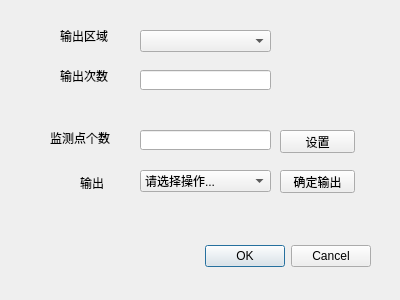
<?xml version="1.0" encoding="UTF-8"?>
<ui version="4.0">
 <class>Output</class>
 <widget class="QDialog" name="Output">
  <property name="geometry">
   <rect>
    <x>0</x>
    <y>0</y>
    <width>400</width>
    <height>300</height>
   </rect>
  </property>
  <property name="windowTitle">
   <string>output</string>
  </property>
  <widget class="QDialogButtonBox" name="buttonBox">
   <property name="geometry">
    <rect>
     <x>30</x>
     <y>240</y>
     <width>341</width>
     <height>32</height>
    </rect>
   </property>
   <property name="orientation">
    <enum>Qt::Horizontal</enum>
   </property>
   <property name="standardButtons">
    <set>QDialogButtonBox::Cancel|QDialogButtonBox::Ok</set>
   </property>
  </widget>
  <widget class="QLabel" name="label">
   <property name="geometry">
    <rect>
     <x>60</x>
     <y>30</y>
     <width>54</width>
     <height>12</height>
    </rect>
   </property>
   <property name="text">
    <string>输出区域</string>
   </property>
  </widget>
  <widget class="QComboBox" name="comboBox">
   <property name="geometry">
    <rect>
     <x>140</x>
     <y>30</y>
     <width>131</width>
     <height>22</height>
    </rect>
   </property>
  </widget>
  <widget class="QLabel" name="label_2">
   <property name="geometry">
    <rect>
     <x>60</x>
     <y>70</y>
     <width>54</width>
     <height>12</height>
    </rect>
   </property>
   <property name="text">
    <string>输出次数</string>
   </property>
  </widget>
  <widget class="QLineEdit" name="lineEdit">
   <property name="geometry">
    <rect>
     <x>140</x>
     <y>70</y>
     <width>131</width>
     <height>20</height>
    </rect>
   </property>
  </widget>
  <widget class="QLabel" name="label_3">
   <property name="geometry">
    <rect>
     <x>50</x>
     <y>130</y>
     <width>71</width>
     <height>16</height>
    </rect>
   </property>
   <property name="text">
    <string>监测点个数</string>
   </property>
  </widget>
  <widget class="QLabel" name="label_4">
   <property name="geometry">
    <rect>
     <x>80</x>
     <y>177</y>
     <width>54</width>
     <height>12</height>
    </rect>
   </property>
   <property name="text">
    <string>输出</string>
   </property>
  </widget>
  <widget class="QComboBox" name="comboBox_2">
   <property name="geometry">
    <rect>
     <x>140</x>
     <y>170</y>
     <width>131</width>
     <height>22</height>
    </rect>
   </property>
   <item>
    <property name="text">
     <string>请选择操作...</string>
    </property>
   </item>
   <item>
    <property name="text">
     <string>写文件</string>
    </property>
   </item>
   <item>
    <property name="text">
     <string>窗口输出</string>
    </property>
   </item>
   <item>
    <property name="text">
     <string>同时写文件和窗口输出</string>
    </property>
   </item>
  </widget>
  <widget class="QLineEdit" name="lineEdit_2">
   <property name="geometry">
    <rect>
     <x>140</x>
     <y>130</y>
     <width>131</width>
     <height>20</height>
    </rect>
   </property>
  </widget>
  <widget class="QPushButton" name="pushButton">
   <property name="geometry">
    <rect>
     <x>280</x>
     <y>130</y>
     <width>75</width>
     <height>23</height>
    </rect>
   </property>
   <property name="text">
    <string>设置</string>
   </property>
  </widget>
  <widget class="QPushButton" name="pushButton_2">
   <property name="geometry">
    <rect>
     <x>280</x>
     <y>170</y>
     <width>75</width>
     <height>23</height>
    </rect>
   </property>
   <property name="text">
    <string>确定输出</string>
   </property>
  </widget>
 </widget>
 <resources/>
 <connections>
  <connection>
   <sender>buttonBox</sender>
   <signal>accepted()</signal>
   <receiver>Output</receiver>
   <slot>accept()</slot>
   <hints>
    <hint type="sourcelabel">
     <x>248</x>
     <y>254</y>
    </hint>
    <hint type="destinationlabel">
     <x>157</x>
     <y>274</y>
    </hint>
   </hints>
  </connection>
  <connection>
   <sender>buttonBox</sender>
   <signal>rejected()</signal>
   <receiver>Output</receiver>
   <slot>reject()</slot>
   <hints>
    <hint type="sourcelabel">
     <x>316</x>
     <y>260</y>
    </hint>
    <hint type="destinationlabel">
     <x>286</x>
     <y>274</y>
    </hint>
   </hints>
  </connection>
 </connections>
</ui>
